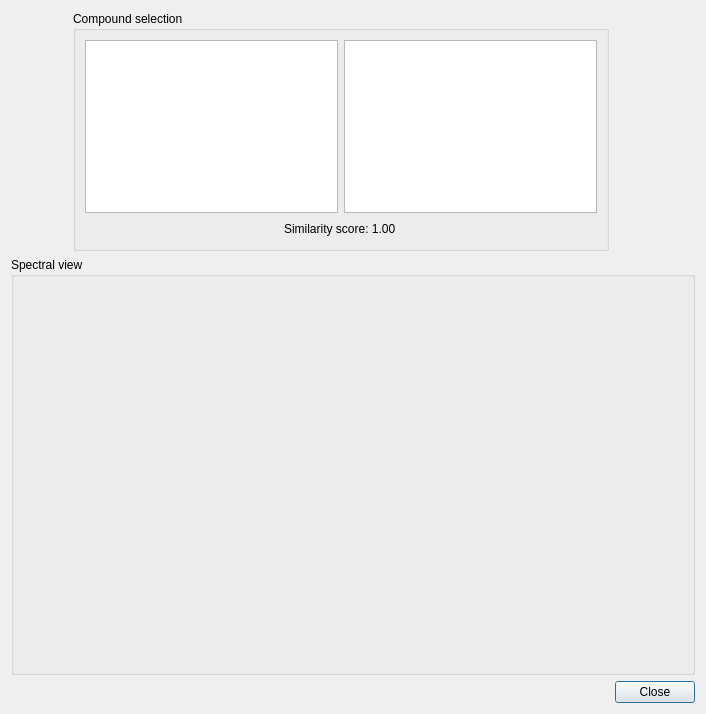
<?xml version="1.0" encoding="UTF-8"?>
<ui version="4.0">
 <class>MSMSComparissonDialog</class>
 <widget class="QDialog" name="MSMSComparissonDialog">
  <property name="geometry">
   <rect>
    <x>0</x>
    <y>0</y>
    <width>706</width>
    <height>714</height>
   </rect>
  </property>
  <property name="windowTitle">
   <string>MS MS Spectra Comparisson</string>
  </property>
  <layout class="QGridLayout" name="gridLayout_2">
   <item row="0" column="0">
    <spacer name="horizontalSpacer_6">
     <property name="orientation">
      <enum>Qt::Horizontal</enum>
     </property>
     <property name="sizeHint" stdset="0">
      <size>
       <width>70</width>
       <height>20</height>
      </size>
     </property>
    </spacer>
   </item>
   <item row="0" column="1">
    <widget class="QGroupBox" name="groupBox">
     <property name="maximumSize">
      <size>
       <width>550</width>
       <height>240</height>
      </size>
     </property>
     <property name="title">
      <string>Compound selection</string>
     </property>
     <layout class="QGridLayout" name="gridLayout_3">
      <item row="0" column="0">
       <widget class="QListView" name="listView"/>
      </item>
      <item row="0" column="1">
       <widget class="QListView" name="listView_2"/>
      </item>
      <item row="1" column="0" colspan="2">
       <layout class="QGridLayout" name="gridLayout">
        <item row="0" column="0">
         <spacer name="horizontalSpacer_4">
          <property name="orientation">
           <enum>Qt::Horizontal</enum>
          </property>
          <property name="sizeHint" stdset="0">
           <size>
            <width>217</width>
            <height>20</height>
           </size>
          </property>
         </spacer>
        </item>
        <item row="0" column="1">
         <widget class="QLabel" name="label">
          <property name="maximumSize">
           <size>
            <width>150</width>
            <height>20</height>
           </size>
          </property>
          <property name="text">
           <string>Similarity score: 1.00</string>
          </property>
         </widget>
        </item>
        <item row="0" column="2">
         <spacer name="horizontalSpacer_5">
          <property name="orientation">
           <enum>Qt::Horizontal</enum>
          </property>
          <property name="sizeHint" stdset="0">
           <size>
            <width>219</width>
            <height>20</height>
           </size>
          </property>
         </spacer>
        </item>
       </layout>
      </item>
     </layout>
    </widget>
   </item>
   <item row="0" column="2">
    <spacer name="horizontalSpacer_3">
     <property name="orientation">
      <enum>Qt::Horizontal</enum>
     </property>
     <property name="sizeHint" stdset="0">
      <size>
       <width>69</width>
       <height>20</height>
      </size>
     </property>
    </spacer>
   </item>
   <item row="1" column="0" colspan="3">
    <widget class="QGroupBox" name="groupBox_2">
     <property name="title">
      <string>Spectral view</string>
     </property>
    </widget>
   </item>
   <item row="2" column="0" colspan="2">
    <spacer name="horizontalSpacer">
     <property name="orientation">
      <enum>Qt::Horizontal</enum>
     </property>
     <property name="sizeHint" stdset="0">
      <size>
       <width>460</width>
       <height>20</height>
      </size>
     </property>
    </spacer>
   </item>
   <item row="2" column="2">
    <widget class="QPushButton" name="closeButton">
     <property name="text">
      <string>Close</string>
     </property>
    </widget>
   </item>
  </layout>
 </widget>
 <resources/>
 <connections/>
</ui>
